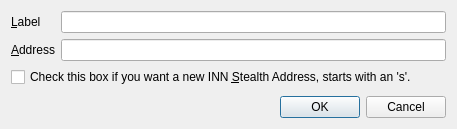
<?xml version="1.0" encoding="UTF-8"?>
<ui version="4.0">
 <class>EditAddressDialog</class>
 <widget class="QDialog" name="EditAddressDialog">
  <property name="geometry">
   <rect>
    <x>0</x>
    <y>0</y>
    <width>457</width>
    <height>129</height>
   </rect>
  </property>
  <property name="windowTitle">
   <string>Edit Address</string>
  </property>
  <layout class="QVBoxLayout" name="verticalLayout">
   <item>
    <layout class="QFormLayout" name="formLayout">
     <property name="fieldGrowthPolicy">
      <enum>QFormLayout::AllNonFixedFieldsGrow</enum>
     </property>
     <item row="0" column="0">
      <widget class="QLabel" name="label">
       <property name="text">
        <string>&amp;Label</string>
       </property>
       <property name="buddy">
        <cstring>labelEdit</cstring>
       </property>
      </widget>
     </item>
     <item row="0" column="1">
      <widget class="QLineEdit" name="labelEdit">
       <property name="toolTip">
        <string>The label associated with this address book entry</string>
       </property>
      </widget>
     </item>
     <item row="1" column="0">
      <widget class="QLabel" name="label_2">
       <property name="text">
        <string>&amp;Address</string>
       </property>
       <property name="buddy">
        <cstring>addressEdit</cstring>
       </property>
      </widget>
     </item>
     <item row="1" column="1">
      <widget class="QLineEdit" name="addressEdit">
       <property name="toolTip">
        <string>The address associated with this address book entry. This can only be modified for sending addresses.</string>
       </property>
      </widget>
     </item>
     <item row="2" column="0" colspan="2">
      <widget class="QCheckBox" name="stealthCB">
       <property name="text">
        <string>Check this box if you want a new INN &amp;Stealth Address, starts with an 's'.</string>
       </property>
      </widget>
     </item>
    </layout>
   </item>
   <item>
    <widget class="QDialogButtonBox" name="buttonBox">
     <property name="orientation">
      <enum>Qt::Horizontal</enum>
     </property>
     <property name="standardButtons">
      <set>QDialogButtonBox::Cancel|QDialogButtonBox::Ok</set>
     </property>
    </widget>
   </item>
  </layout>
 </widget>
 <resources/>
 <connections>
  <connection>
   <sender>buttonBox</sender>
   <signal>accepted()</signal>
   <receiver>EditAddressDialog</receiver>
   <slot>accept()</slot>
   <hints>
    <hint type="sourcelabel">
     <x>248</x>
     <y>254</y>
    </hint>
    <hint type="destinationlabel">
     <x>157</x>
     <y>274</y>
    </hint>
   </hints>
  </connection>
  <connection>
   <sender>buttonBox</sender>
   <signal>rejected()</signal>
   <receiver>EditAddressDialog</receiver>
   <slot>reject()</slot>
   <hints>
    <hint type="sourcelabel">
     <x>316</x>
     <y>260</y>
    </hint>
    <hint type="destinationlabel">
     <x>286</x>
     <y>274</y>
    </hint>
   </hints>
  </connection>
 </connections>
</ui>
